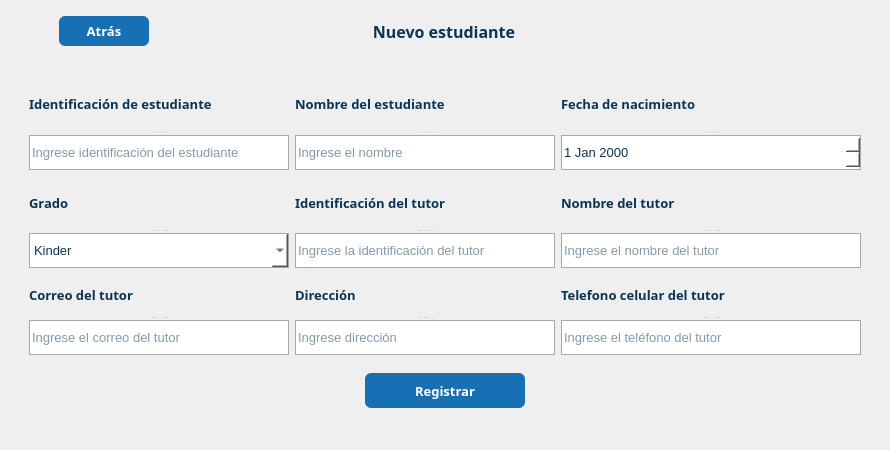
             <widget class="QWidget" name="registerStudent">
              <property name="minimumSize">
               <size>
                <width>890</width>
                <height>450</height>
               </size>
              </property>
              <property name="maximumSize">
               <size>
                <width>890</width>
                <height>450</height>
               </size>
              </property>
              <layout class="QGridLayout" name="gridLayout_7">
               <item row="0" column="0">
                <layout class="QVBoxLayout" name="verticalLayout_3">
                 <item>
                  <layout class="QHBoxLayout" name="horizontalLayout_4">
                   <item>
                    <widget class="QPushButton" name="buttonBack_2">
                     <property name="minimumSize">
                      <size>
                       <width>90</width>
                       <height>30</height>
                      </size>
                     </property>
                     <property name="maximumSize">
                      <size>
                       <width>90</width>
                       <height>30</height>
                      </size>
                     </property>
                     <property name="font">
                      <font>
                       <family>Euphemia</family>
                       <pointsize>10</pointsize>
                       <weight>75</weight>
                       <bold>true</bold>
                      </font>
                     </property>
                     <property name="cursor">
                      <cursorShape>PointingHandCursor</cursorShape>
                     </property>
                     <property name="styleSheet">
                      <string notr="true">background-color:#1770b3;
font-family: Euphemia;
border: none;
border-radius: 6px;
color:white;</string>
                     </property>
                     <property name="text">
                      <string>Atrás</string>
                     </property>
                    </widget>
                   </item>
                   <item>
                    <widget class="QLabel" name="tittle_new_student">
                     <property name="minimumSize">
                      <size>
                       <width>500</width>
                       <height>40</height>
                      </size>
                     </property>
                     <property name="maximumSize">
                      <size>
                       <width>500</width>
                       <height>16777214</height>
                      </size>
                     </property>
                     <property name="font">
                      <font>
                       <family>Euphemia</family>
                       <pointsize>12</pointsize>
                       <weight>75</weight>
                       <bold>true</bold>
                      </font>
                     </property>
                     <property name="layoutDirection">
                      <enum>Qt::LeftToRight</enum>
                     </property>
                     <property name="styleSheet">
                      <string notr="true">color: rgb(11, 52, 84);</string>
                     </property>
                     <property name="text">
                      <string>Nuevo estudiante</string>
                     </property>
                     <property name="alignment">
                      <set>Qt::AlignCenter</set>
                     </property>
                     <property name="margin">
                      <number>10</number>
                     </property>
                    </widget>
                   </item>
                   <item>
                    <widget class="QWidget" name="widget_2" native="true">
                     <property name="minimumSize">
                      <size>
                       <width>90</width>
                       <height>30</height>
                      </size>
                     </property>
                     <property name="maximumSize">
                      <size>
                       <width>90</width>
                       <height>30</height>
                      </size>
                     </property>
                    </widget>
                   </item>
                  </layout>
                 </item>
                 <item>
                  <widget class="QWidget" name="form_new_student" native="true">
                   <property name="minimumSize">
                    <size>
                     <width>850</width>
                     <height>0</height>
                    </size>
                   </property>
                   <property name="maximumSize">
                    <size>
                     <width>750</width>
                     <height>16777215</height>
                    </size>
                   </property>
                   <layout class="QGridLayout" name="gridLayout_6">
                    <property name="topMargin">
                     <number>20</number>
                    </property>
                    <item row="2" column="0">
                     <widget class="QLabel" name="message">
                      <property name="font">
                       <font>
                        <family>Euphemia</family>
                        <pointsize>9</pointsize>
                        <weight>75</weight>
                        <bold>true</bold>
                       </font>
                      </property>
                      <property name="styleSheet">
                       <string notr="true">font-family: Euphemia;
color:red;</string>
                      </property>
                      <property name="text">
                       <string/>
                      </property>
                     </widget>
                    </item>
                    <item row="1" column="0" alignment="Qt::AlignHCenter">
                     <widget class="QPushButton" name="registerButton">
                      <property name="minimumSize">
                       <size>
                        <width>160</width>
                        <height>35</height>
                       </size>
                      </property>
                      <property name="maximumSize">
                       <size>
                        <width>160</width>
                        <height>35</height>
                       </size>
                      </property>
                      <property name="font">
                       <font>
                        <family>Euphemia</family>
                        <pointsize>10</pointsize>
                        <weight>75</weight>
                        <bold>true</bold>
                       </font>
                      </property>
                      <property name="cursor">
                       <cursorShape>PointingHandCursor</cursorShape>
                      </property>
                      <property name="layoutDirection">
                       <enum>Qt::LeftToRight</enum>
                      </property>
                      <property name="styleSheet">
                       <string notr="true">background-color:#1770b3;
border: none;
border-radius: 6px;
font-family: Euphemia;
color:white;</string>
                      </property>
                      <property name="text">
                       <string>Registrar</string>
                      </property>
                     </widget>
                    </item>
                    <item row="0" column="0">
                     <layout class="QVBoxLayout" name="verticalLayout_2">
                      <item>
                       <layout class="QHBoxLayout" name="horizontalLayout_3">
                        <item>
                         <widget class="QSplitter" name="student_ident">
                          <property name="minimumSize">
                           <size>
                            <width>220</width>
                            <height>0</height>
                           </size>
                          </property>
                          <property name="orientation">
                           <enum>Qt::Vertical</enum>
                          </property>
                          <widget class="QLabel" name="label_student_ident">
                           <property name="font">
                            <font>
                             <family>Euphemia</family>
                             <pointsize>10</pointsize>
                             <weight>75</weight>
                             <bold>true</bold>
                            </font>
                           </property>
                           <property name="styleSheet">
                            <string notr="true">color: rgb(11, 52, 84);</string>
                           </property>
                           <property name="text">
                            <string>Identificación de estudiante</string>
                           </property>
                          </widget>
                          <widget class="QLineEdit" name="input_student_ident">
                           <property name="minimumSize">
                            <size>
                             <width>0</width>
                             <height>35</height>
                            </size>
                           </property>
                           <property name="maximumSize">
                            <size>
                             <width>260</width>
                             <height>35</height>
                            </size>
                           </property>
                           <property name="font">
                            <font>
                             <pointsize>10</pointsize>
                            </font>
                           </property>
                           <property name="styleSheet">
                            <string notr="true">background-color: rgb(255, 255, 255);
color: rgb(11, 52, 84);
border:1px solid  #a8a8a8;</string>
                           </property>
                           <property name="text">
                            <string/>
                           </property>
                           <property name="readOnly">
                            <bool>false</bool>
                           </property>
                           <property name="placeholderText">
                            <string>Ingrese identificación del estudiante</string>
                           </property>
                          </widget>
                         </widget>
                        </item>
                        <item>
                         <widget class="QSplitter" name="student_name_2">
                          <property name="orientation">
                           <enum>Qt::Vertical</enum>
                          </property>
                          <widget class="QLabel" name="label_studentName_2">
                           <property name="font">
                            <font>
                             <family>Euphemia</family>
                             <pointsize>10</pointsize>
                             <weight>75</weight>
                             <bold>true</bold>
                            </font>
                           </property>
                           <property name="styleSheet">
                            <string notr="true">color: rgb(11, 52, 84);</string>
                           </property>
                           <property name="text">
                            <string>Nombre del estudiante</string>
                           </property>
                          </widget>
                          <widget class="QLineEdit" name="input_student_name_2">
                           <property name="minimumSize">
                            <size>
                             <width>250</width>
                             <height>35</height>
                            </size>
                           </property>
                           <property name="maximumSize">
                            <size>
                             <width>260</width>
                             <height>35</height>
                            </size>
                           </property>
                           <property name="font">
                            <font>
                             <pointsize>10</pointsize>
                            </font>
                           </property>
                           <property name="styleSheet">
                            <string notr="true">background-color: rgb(255, 255, 255);
color: rgb(11, 52, 84);
border:1px solid  #a8a8a8;</string>
                           </property>
                           <property name="text">
                            <string/>
                           </property>
                           <property name="readOnly">
                            <bool>false</bool>
                           </property>
                           <property name="placeholderText">
                            <string>Ingrese el nombre</string>
                           </property>
                          </widget>
                         </widget>
                        </item>
                        <item>
                         <widget class="QSplitter" name="dateBirth">
                          <property name="orientation">
                           <enum>Qt::Vertical</enum>
                          </property>
                          <widget class="QLabel" name="label_date_birth">
                           <property name="font">
                            <font>
                             <family>Euphemia</family>
                             <pointsize>10</pointsize>
                             <weight>75</weight>
                             <bold>true</bold>
                            </font>
                           </property>
                           <property name="styleSheet">
                            <string notr="true">color: rgb(11, 52, 84);</string>
                           </property>
                           <property name="text">
                            <string>Fecha de nacimiento</string>
                           </property>
                          </widget>
                          <widget class="QDateEdit" name="dateEdit">
                           <property name="minimumSize">
                            <size>
                             <width>220</width>
                             <height>35</height>
                            </size>
                           </property>
                           <property name="maximumSize">
                            <size>
                             <width>16777215</width>
                             <height>35</height>
                            </size>
                           </property>
                           <property name="font">
                            <font>
                             <pointsize>10</pointsize>
                            </font>
                           </property>
                           <property name="styleSheet">
                            <string notr="true">background-color: rgb(255, 255, 255);
color: rgb(11, 52, 84);
border:1px solid  #a8a8a8;</string>
                           </property>
                          </widget>
                         </widget>
                        </item>
                       </layout>
                      </item>
                      <item>
                       <layout class="QHBoxLayout" name="values_part2">
                        <item>
                         <widget class="QSplitter" name="gradeStudent">
                          <property name="minimumSize">
                           <size>
                            <width>220</width>
                            <height>0</height>
                           </size>
                          </property>
                          <property name="orientation">
                           <enum>Qt::Vertical</enum>
                          </property>
                          <widget class="QLabel" name="label_grade_2">
                           <property name="font">
                            <font>
                             <family>Euphemia</family>
                             <pointsize>10</pointsize>
                             <weight>75</weight>
                             <bold>true</bold>
                            </font>
                           </property>
                           <property name="styleSheet">
                            <string notr="true">color: rgb(11, 52, 84);</string>
                           </property>
                           <property name="text">
                            <string>Grado</string>
                           </property>
                          </widget>
                          <widget class="QComboBox" name="options_grade">
                           <property name="minimumSize">
                            <size>
                             <width>220</width>
                             <height>35</height>
                            </size>
                           </property>
                           <property name="maximumSize">
                            <size>
                             <width>260</width>
                             <height>35</height>
                            </size>
                           </property>
                           <property name="font">
                            <font>
                             <pointsize>10</pointsize>
                            </font>
                           </property>
                           <property name="styleSheet">
                            <string notr="true">background-color: rgb(255, 255, 255);
color: rgb(11, 52, 84);
border:1px solid  #a8a8a8;</string>
                           </property>
                           <item>
                            <property name="text">
                             <string>Kinder</string>
                            </property>
                           </item>
                           <item>
                            <property name="text">
                             <string>1° Primaria</string>
                            </property>
                           </item>
                           <item>
                            <property name="text">
                             <string>2° Primaria</string>
                            </property>
                           </item>
                           <item>
                            <property name="text">
                             <string>3° Primaria</string>
                            </property>
                           </item>
                           <item>
                            <property name="text">
                             <string>4° Primaria</string>
                            </property>
                           </item>
                           <item>
                            <property name="text">
                             <string>5° Primaria</string>
                            </property>
                           </item>
                           <item>
                            <property name="text">
                             <string>1° Secundaria</string>
                            </property>
                           </item>
                           <item>
                            <property name="text">
                             <string>2° Secundaria</string>
                            </property>
                           </item>
                           <item>
                            <property name="text">
                             <string>3° Secundaria</string>
                            </property>
                           </item>
                           <item>
                            <property name="text">
                             <string>4° Secundaria</string>
                            </property>
                           </item>
                           <item>
                            <property name="text">
                             <string>5° Secundaria</string>
                            </property>
                           </item>
                           <item>
                            <property name="text">
                             <string>6° Secundaria</string>
                            </property>
                           </item>
                          </widget>
                         </widget>
                        </item>
                        <item>
                         <widget class="QSplitter" name="dni_tutor_2">
                          <property name="minimumSize">
                           <size>
                            <width>220</width>
                            <height>0</height>
                           </size>
                          </property>
                          <property name="maximumSize">
                           <size>
                            <width>260</width>
                            <height>16777215</height>
                           </size>
                          </property>
                          <property name="orientation">
                           <enum>Qt::Vertical</enum>
                          </property>
                          <widget class="QLabel" name="label_dni_tutor_2">
                           <property name="font">
                            <font>
                             <family>Euphemia</family>
                             <pointsize>10</pointsize>
                             <weight>75</weight>
                             <bold>true</bold>
                            </font>
                           </property>
                           <property name="styleSheet">
                            <string notr="true">color: rgb(11, 52, 84);</string>
                           </property>
                           <property name="text">
                            <string>Identificación del tutor</string>
                           </property>
                          </widget>
                          <widget class="QLineEdit" name="input_dni_2">
                           <property name="minimumSize">
                            <size>
                             <width>250</width>
                             <height>35</height>
                            </size>
                           </property>
                           <property name="maximumSize">
                            <size>
                             <width>260</width>
                             <height>35</height>
                            </size>
                           </property>
                           <property name="font">
                            <font>
                             <pointsize>10</pointsize>
                            </font>
                           </property>
                           <property name="styleSheet">
                            <string notr="true">background-color: rgb(255, 255, 255);
color: rgb(11, 52, 84);
border:1px solid  #a8a8a8;</string>
                           </property>
                           <property name="readOnly">
                            <bool>false</bool>
                           </property>
                           <property name="placeholderText">
                            <string>Ingrese la identificación del tutor</string>
                           </property>
                          </widget>
                         </widget>
                        </item>
                        <item>
                         <widget class="QSplitter" name="tutor_name_2">
                          <property name="minimumSize">
                           <size>
                            <width>200</width>
                            <height>0</height>
                           </size>
                          </property>
                          <property name="orientation">
                           <enum>Qt::Vertical</enum>
                          </property>
                          <widget class="QLabel" name="label_tutor_name_2">
                           <property name="font">
                            <font>
                             <family>Euphemia</family>
                             <pointsize>10</pointsize>
                             <weight>75</weight>
                             <bold>true</bold>
                            </font>
                           </property>
                           <property name="styleSheet">
                            <string notr="true">color: rgb(11, 52, 84);</string>
                           </property>
                           <property name="text">
                            <string>Nombre del tutor</string>
                           </property>
                          </widget>
                          <widget class="QLineEdit" name="input_tutor_name_2">
                           <property name="minimumSize">
                            <size>
                             <width>220</width>
                             <height>35</height>
                            </size>
                           </property>
                           <property name="maximumSize">
                            <size>
                             <width>16777215</width>
                             <height>35</height>
                            </size>
                           </property>
                           <property name="font">
                            <font>
                             <pointsize>10</pointsize>
                            </font>
                           </property>
                           <property name="styleSheet">
                            <string notr="true">background-color: rgb(255, 255, 255);
color: rgb(11, 52, 84);
border:1px solid  #a8a8a8;</string>
                           </property>
                           <property name="readOnly">
                            <bool>false</bool>
                           </property>
                           <property name="placeholderText">
                            <string>Ingrese el nombre del tutor</string>
                           </property>
                          </widget>
                         </widget>
                        </item>
                       </layout>
                      </item>
                      <item>
                       <layout class="QHBoxLayout" name="values_part3">
                        <property name="bottomMargin">
                         <number>12</number>
                        </property>
                        <item>
                         <widget class="QSplitter" name="email_tutor_2">
                          <property name="orientation">
                           <enum>Qt::Vertical</enum>
                          </property>
                          <widget class="QLabel" name="label_email_tutor_2">
                           <property name="font">
                            <font>
                             <family>Euphemia</family>
                             <pointsize>10</pointsize>
                             <weight>75</weight>
                             <bold>true</bold>
                            </font>
                           </property>
                           <property name="styleSheet">
                            <string notr="true">color: rgb(11, 52, 84);</string>
                           </property>
                           <property name="text">
                            <string>Correo del tutor</string>
                           </property>
                          </widget>
                          <widget class="QLineEdit" name="input_email_2">
                           <property name="minimumSize">
                            <size>
                             <width>250</width>
                             <height>35</height>
                            </size>
                           </property>
                           <property name="maximumSize">
                            <size>
                             <width>260</width>
                             <height>35</height>
                            </size>
                           </property>
                           <property name="font">
                            <font>
                             <pointsize>10</pointsize>
                            </font>
                           </property>
                           <property name="styleSheet">
                            <string notr="true">background-color: rgb(255, 255, 255);
color: rgb(11, 52, 84);
border:1px solid  #a8a8a8;</string>
                           </property>
                           <property name="readOnly">
                            <bool>false</bool>
                           </property>
                           <property name="placeholderText">
                            <string>Ingrese el correo del tutor</string>
                           </property>
                          </widget>
                         </widget>
                        </item>
                        <item>
                         <widget class="QSplitter" name="addres_2">
                          <property name="orientation">
                           <enum>Qt::Vertical</enum>
                          </property>
                          <widget class="QLabel" name="label_address_2">
                           <property name="font">
                            <font>
                             <family>Euphemia</family>
                             <pointsize>10</pointsize>
                             <weight>75</weight>
                             <bold>true</bold>
                            </font>
                           </property>
                           <property name="styleSheet">
                            <string notr="true">color: rgb(11, 52, 84);</string>
                           </property>
                           <property name="text">
                            <string>Dirección</string>
                           </property>
                          </widget>
                          <widget class="QLineEdit" name="input_address_2">
                           <property name="minimumSize">
                            <size>
                             <width>250</width>
                             <height>35</height>
                            </size>
                           </property>
                           <property name="maximumSize">
                            <size>
                             <width>260</width>
                             <height>35</height>
                            </size>
                           </property>
                           <property name="font">
                            <font>
                             <pointsize>10</pointsize>
                            </font>
                           </property>
                           <property name="styleSheet">
                            <string notr="true">background-color: rgb(255, 255, 255);
color: rgb(11, 52, 84);
border:1px solid  #a8a8a8;</string>
                           </property>
                           <property name="readOnly">
                            <bool>false</bool>
                           </property>
                           <property name="placeholderText">
                            <string>Ingrese dirección</string>
                           </property>
                          </widget>
                         </widget>
                        </item>
                        <item>
                         <widget class="QSplitter" name="phone_tutor_2">
                          <property name="orientation">
                           <enum>Qt::Vertical</enum>
                          </property>
                          <widget class="QLabel" name="label_phone_2">
                           <property name="font">
                            <font>
                             <family>Euphemia</family>
                             <pointsize>10</pointsize>
                             <weight>75</weight>
                             <bold>true</bold>
                            </font>
                           </property>
                           <property name="styleSheet">
                            <string notr="true">color: rgb(11, 52, 84);</string>
                           </property>
                           <property name="text">
                            <string>Telefono celular del tutor</string>
                           </property>
                          </widget>
                          <widget class="QLineEdit" name="input_phone_2">
                           <property name="minimumSize">
                            <size>
                             <width>0</width>
                             <height>35</height>
                            </size>
                           </property>
                           <property name="maximumSize">
                            <size>
                             <width>16777215</width>
                             <height>35</height>
                            </size>
                           </property>
                           <property name="font">
                            <font>
                             <pointsize>10</pointsize>
                            </font>
                           </property>
                           <property name="styleSheet">
                            <string notr="true">background-color: rgb(255, 255, 255);
color: rgb(11, 52, 84);
border:1px solid  #a8a8a8;</string>
                           </property>
                           <property name="readOnly">
                            <bool>false</bool>
                           </property>
                           <property name="placeholderText">
                            <string>Ingrese el teléfono del tutor</string>
                           </property>
                          </widget>
                         </widget>
                        </item>
                       </layout>
                      </item>
                     </layout>
                    </item>
                   </layout>
                  </widget>
                 </item>
                </layout>
               </item>
              </layout>
             </widget>
